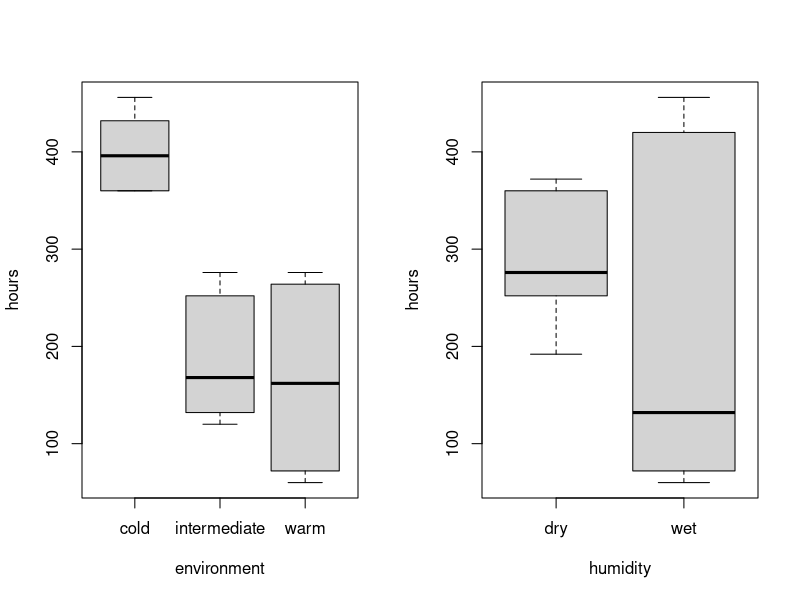
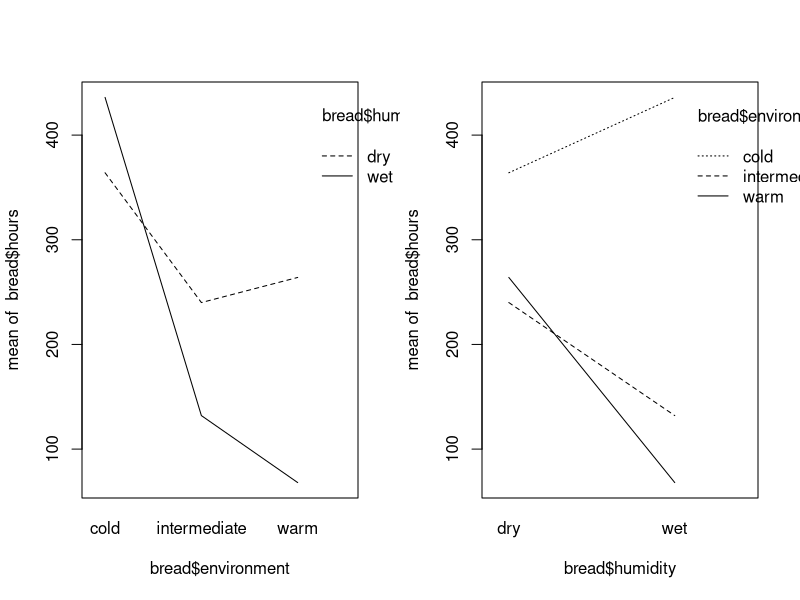
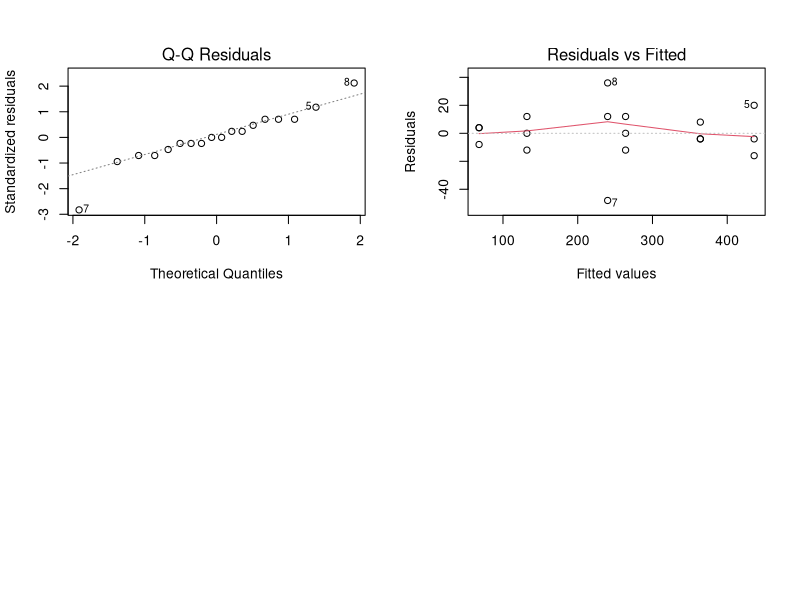
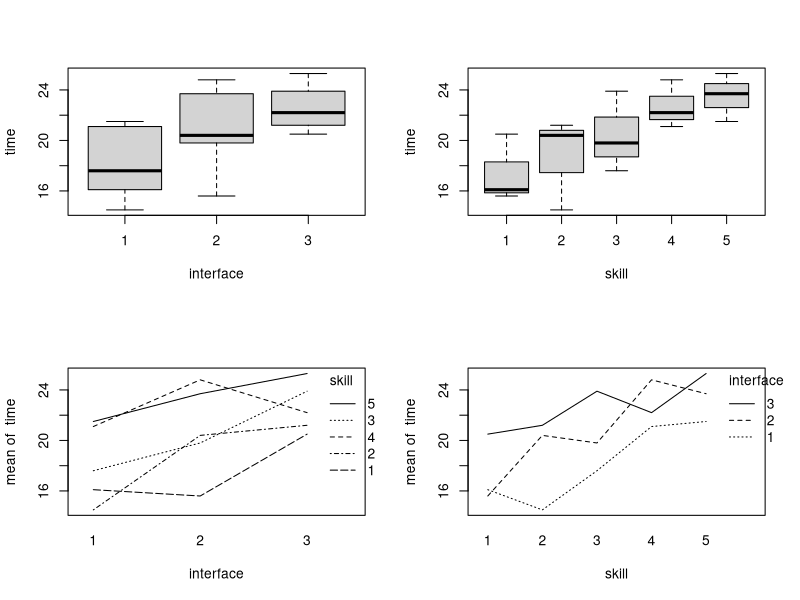
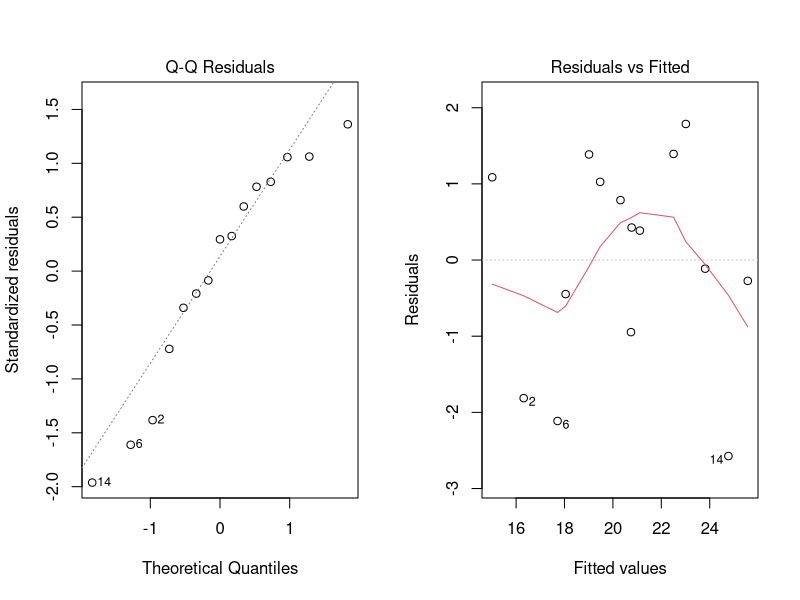
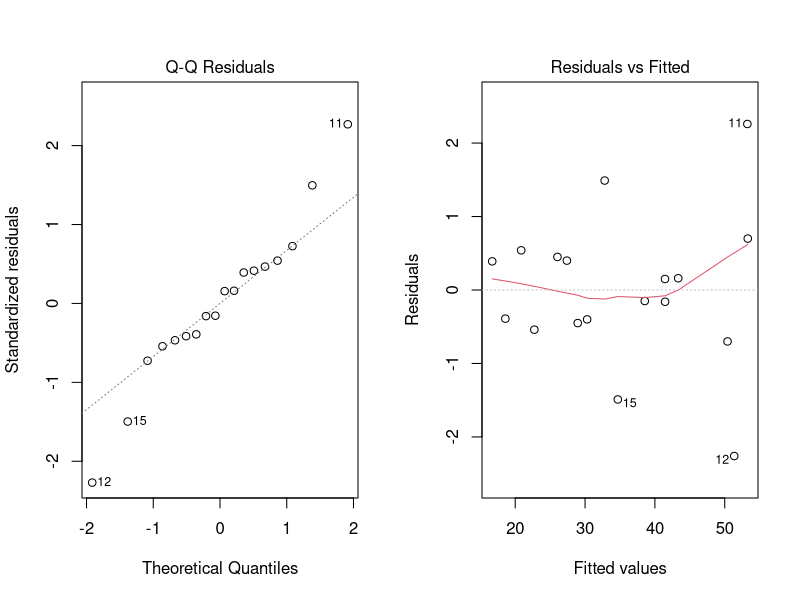
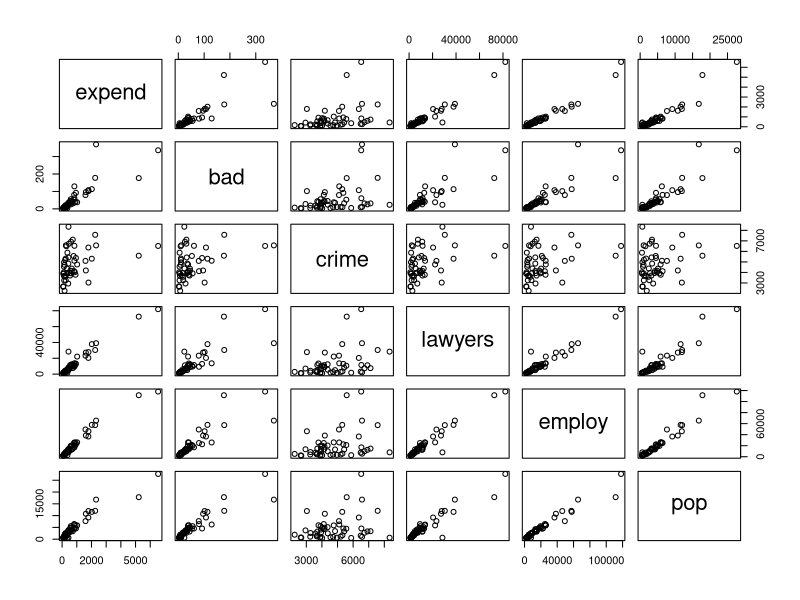
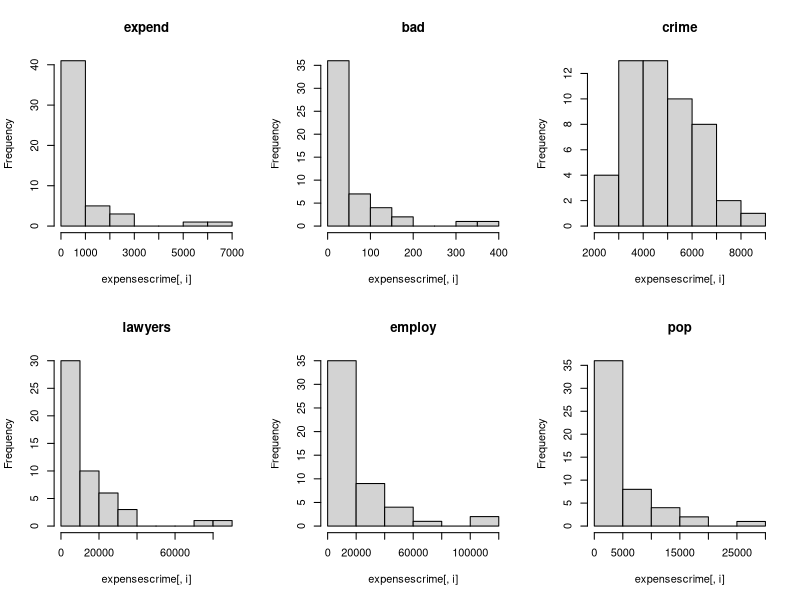

Here is the R script that generated these plots, in order:
## ---- chunk 1
set.seed(1234)
library("car")
library("lme4")
## ---- chunk 2
I=3; J=2; N=3
rbind(rep(1:I,each=N*J),rep(1:J,N*I),sample(1:(N*I*J)))
## ---- chunk 3
bread = read.table('bread.txt')
par(mfrow=c(1,2))
boxplot(hours~environment, data=bread); boxplot(hours~humidity, data=bread);
interaction.plot(bread$environment,bread$humidity,bread$hours); interaction.plot(bread$humidity,bread$environment,bread$hours)
## ---- chunk 4
bread = read.table('bread.txt')
bread$environment=factor(bread$environment); bread$humidity=factor(bread$humidity) 
breadlm=lm(hours~environment*humidity, data=bread); 
anova(breadlm)
## ---- chunk 5
par(mfrow=c(2,2))
plot(breadlm, 2); plot(breadlm, 1)
shapiro.test(residuals(object = breadlm))
## ---- chunk 6
I=3; B=5; N=1
for (i in 1:B) print(sample(1:15)[(I*(i-1) + 1):(I*(i-1) + 3)])
## ---- chunk 7
search = read.table('search.txt')
search$skill=as.factor(search$skill); search$interface=as.factor(search$interface);
attach(search); par(mfrow=c(2,2))
boxplot(time~interface); boxplot(time~skill);
interaction.plot(interface,skill,time); interaction.plot(skill,interface,time);
## ---- chunk 8
searchaov=lm(time~interface+skill, data=search)
anova(searchaov)
## ---- chunk 9
summary(searchaov)
15.013+2.700+3.033
## ---- chunk 10
par(mfrow=c(1,2)); plot(searchaov, 2); plot(searchaov, 1)
shapiro.test(residuals(object = searchaov))
## ---- chunk 11
attach(search); friedman.test(time, interface, skill)[[3]]
## ---- chunk 12
searchoneaov = lm(time ~ interface, data = search)
anova(searchoneaov)
## ---- chunk 13
cow=read.table("cow.txt",header=TRUE,sep=" ");
cow$id=factor(cow$id); cow$per=factor(cow$per)
cowlm=lm(milk~treatment+per+id,data=cow); anova(cowlm)
par(mfrow=c(1,2)); plot(cowlm, 2); plot(cowlm, 1)
## ---- chunk 14
summary(cowlm)
## ---- chunk 15
library(lme4); attach(cow)
cowlmer=lmer(milk~treatment+order+per+(1|id),REML=FALSE) 
summary(cowlmer)
## ---- chunk 16
cowlmer1=lmer(milk~order+per+(1|id),REML=FALSE) 
anova(cowlmer1,cowlmer)
## ---- chunk 17
attach(cow)
t.test(milk[treatment=="A"],milk[treatment=="B"],paired=TRUE)
## ---- chunk 18
nausea = read.table('nauseatable.txt')
df = data.frame(matrix(0,304,2))
names(df) <- c("naus", "medicin")
df[1:180, 1] = 1; df[181: 304, 1] = 2
df[1:100, 2] = 1; df[101:132, 2] = 2; df[133:180, 2] = 3
df[181:232, 2] = 1; df[233:267, 2] = 2; df[268:304, 2] = 3
xtabs(~medicin+naus, data=df)
## ---- chunk 19
B=1000
tstar=numeric(B)
for (i in 1:B) {
  treatstar=df
  treatstar[,2] = sample(df[,2])
  tstar[i] = chisq.test(xtabs(~medicin+naus, data = treatstar))[[1]]
}
myt = chisq.test(xtabs(~medicin+naus, data = df))[[1]]
pr=sum(tstar>myt)/B
pr
## ---- chunk 20
chisq.test(xtabs(~medicin+naus, data = df))[[3]]
## ---- chunk 21
expensescrime=read.table("expensescrime.txt",header=TRUE,sep=" ");
plot(expensescrime[,c(2,3,4,5,6,7)]);par(mfrow=c(2,3));
for (i in c(2,3,4,5,6,7)) hist(expensescrime[,i],main=names(expensescrime)[i])
## ---- chunk 22
expenselm=lm(expend~bad+crime+lawyers+employ+pop, data=expensescrime);
plot(1:51,cooks.distance(expenselm),type="b"); 
## ---- chunk 23
cooks.distance(expenselm)
## ---- chunk 24
expensescrimelm=lm(expend~bad+crime+lawyers+employ+pop, data=expensescrime) 
vif(expensescrimelm) 
## ---- chunk 25
expensescrimelm2=lm(expend~crime+lawyers+employ+pop, data=expensescrime) 
vif(expensescrimelm2) 
## ---- chunk 26
expensescrimelm3=lm(expend~crime+employ+pop, data=expensescrime) 
vif(expensescrimelm3) 
## ---- chunk 27
expensescrimelm4=lm(expend~crime+pop, data=expensescrime) 
vif(expensescrimelm4) 
## ---- chunk 28
expensescrimelm5=lm(expend~crime, data=expensescrime) 
## ---- chunk 29
summary(lm(expend~bad,data=expensescrime))[[8]]
summary(lm(expend~crime,data=expensescrime))[[8]]
summary(lm(expend~lawyers,data=expensescrime))[[8]]
summary(lm(expend~pop,data=expensescrime))[[8]]
## ---- chunk 30
summary(lm(expend~employ,data=expensescrime))[[8]]
## ---- chunk 31
summary(lm(expend~employ+bad,data=expensescrime))[[8]]
summary(lm(expend~employ+crime,data=expensescrime))[[8]]
summary(lm(expend~employ+pop,data=expensescrime))[[8]]
## ---- chunk 32
summary(lm(expend~employ+lawyers,data=expensescrime))[[8]]
## ---- chunk 33
summary(lm(expend~employ+lawyers+bad,data=expensescrime))[[8]]
summary(lm(expend~employ+lawyers+crime,data=expensescrime))[[8]]
summary(lm(expend~employ+lawyers+pop,data=expensescrime))[[8]]
## ---- chunk 34
summary(lm(expend~bad+crime+lawyers+employ+pop,data=expensescrime))
## ---- chunk 35
summary(lm(expend~bad+lawyers+employ+pop,data=expensescrime))
## ---- chunk 36
summary(lm(expend~bad+lawyers+employ,data=expensescrime))
## ---- chunk 37
summary(lm(expend~lawyers+employ,data=expensescrime))
## ---- chunk 38
attach(expensescrime); expendlm=lm(expend~lawyers+employ)
par(mfrow=c(1,2)); plot(residuals(expendlm),lawyers); plot(residuals(expendlm),employ) 
## ---- chunk 39
expensescrime$lawyers2=expensescrime$lawyers^2
expensescrime$employ2=expensescrime$employ^2
expendlm2=lm(expend~expend+lawyers+lawyers2+employ+employ2,data=expensescrime)
par(mfrow=c(1,2)); plot(residuals(expendlm2),lawyers); plot(residuals(expendlm2),employ) 
summary(expendlm2)
## ---- chunk 40
plot(expendlm2, 2)
shapiro.test(residuals(expendlm2))
